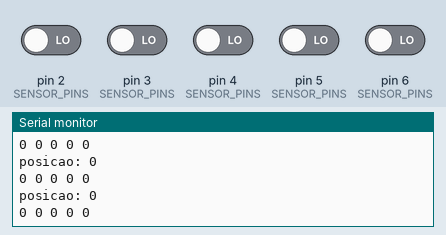
Recording of a sketch running on a simulated Arduino Uno, built with avr-gcc and run on an emulated ATmega328P. Parts: the last lines printed to the serial monitor. The inputs (shaded band) are chosen by the test bench; at power-on: pin 2 (SENSOR_PINS), pin 3 (SENSOR_PINS), pin 4 (SENSOR_PINS), pin 5 (SENSOR_PINS), pin 6 (SENSOR_PINS) LOW.

Above: at 8.2 s.
8.3 s: pin 2 (SENSOR_PINS) driven HIGH
At 8.61 s:
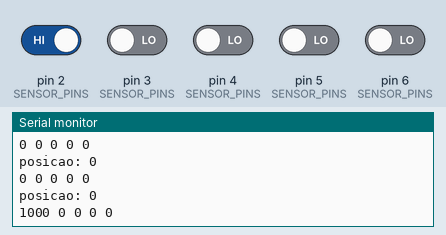
9.8 s: pin 3 (SENSOR_PINS) driven HIGH
At 10.06 s:
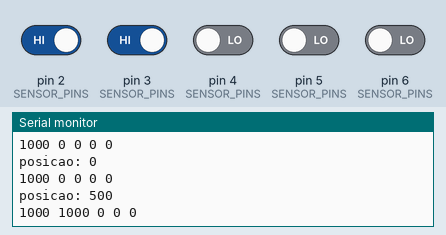
12.8 s: pin 4 (SENSOR_PINS) driven HIGH
At 13.15 s:
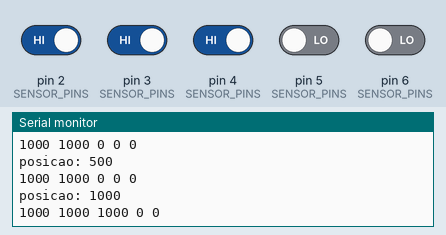
14.3 s: pin 5 (SENSOR_PINS) driven HIGH
At 14.6 s:
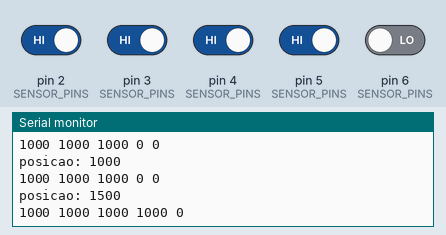
15.8 s: pin 2 (SENSOR_PINS) driven LOW
At 16.04 s:
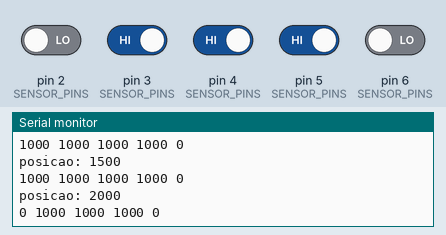
18.8 s: pin 6 (SENSOR_PINS) driven HIGH
At 19.14 s:
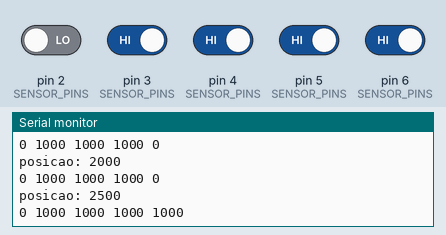
Timing chart, 0 to 21.3 s (numbered marks = the images above; inputs shaded):
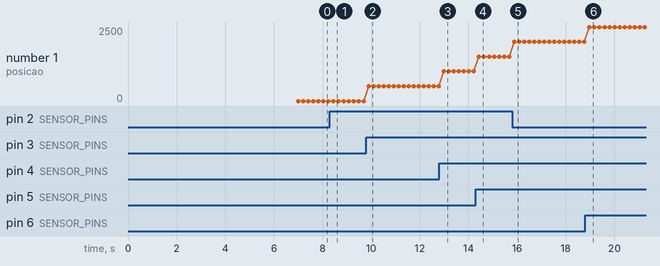

Measured:
- after the input at 8.3 s, the serial monitor: prints a new line after 0.16 s (image 1)
- after the input at 9.8 s, the serial monitor: prints a new line after 0.09 s (image 2)
- after the input at 12.8 s, the serial monitor: prints a new line after 0.19 s (image 3)
- after the input at 14.3 s, the serial monitor: prints a new line after 0.13 s (image 4)
- after the input at 15.8 s, the serial monitor: prints a new line after 0.08 s (image 5)
- after the input at 18.8 s, the serial monitor: prints a new line after 0.17 s (image 6)
- plotted number 1: 0 → 500 after the input at 9.8 s, 1000 → 1500 after the input at 14.3 s, 1500 → 2000 after the input at 15.8 s, 2000 → 2500 after the input at 18.8 s

The sketch:

qtr_exemplo.ino
```cpp
#include <Arduino.h>
#include <QTRSensors.h>

const uint8_t SENSOR_COUNT = 5;
const uint8_t SENSOR_PINS[SENSOR_COUNT] = {2, 3, 4, 5, 6};
QTRSensors qtr;
uint16_t sensorValues[SENSOR_COUNT];

void setup()
{
  Serial.begin(9600);
  qtr.setTypeRC();
  qtr.setSensorPins(SENSOR_PINS, SENSOR_COUNT);

  for (uint16_t i = 0; i < 200; i++)
  {
    qtr.calibrate();
    delay(10);
  }
}

void loop()
{
  qtr.read(sensorValues);
  int position = qtr.readLine(sensorValues);

  Serial.print("posicao: ");
  Serial.println(position);
  for (int i = 0; i < SENSOR_COUNT; i++)
  {
    Serial.print(sensorValues[i]);
    Serial.print(" ");
  }
  Serial.println();
  delay(200);
}
```
